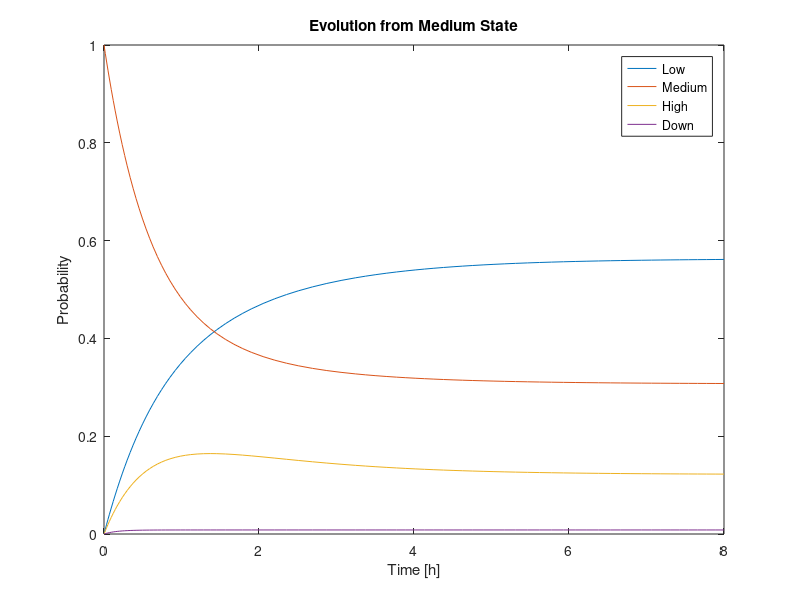
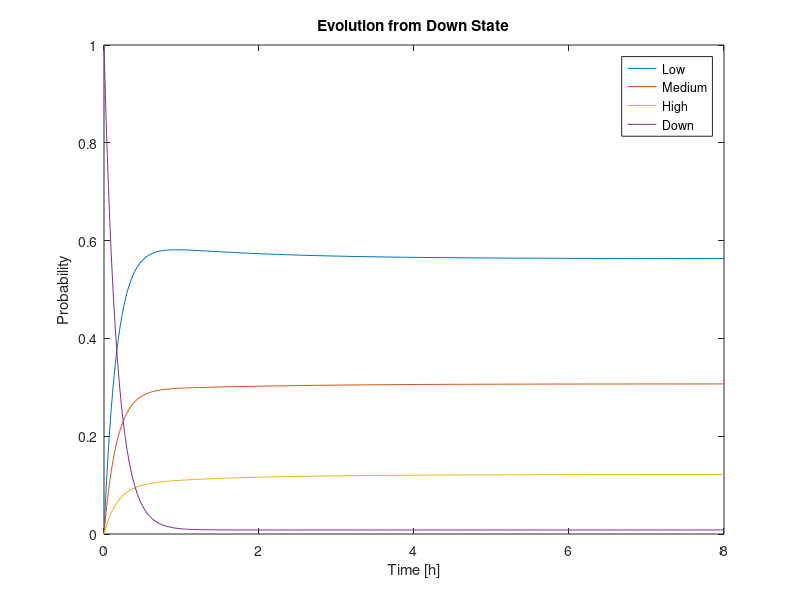

Source code (MATLAB) for these figures, in order:
clear all;
close all;
clc;

l_to_m = 0.33;
m_to_l = 0.6;
m_to_h = 0.4;
h_to_m = 1;
all_to_down = 0.05;

d_to_l = 0.6 * 6;
d_to_m = 0.3 * 6;
d_to_h = 0.1 * 6;

Q = [-l_to_m-all_to_down,  l_to_m  ,  0  ,  all_to_down;
        m_to_l ,-m_to_l-m_to_h-all_to_down,   m_to_h , all_to_down;
        0 ,   h_to_m  ,-h_to_m-all_to_down, all_to_down;
         d_to_l , d_to_m  , d_to_h  ,-d_to_l-d_to_m-d_to_h];

% Start from Medium State
p0 = [0, 1, 0, 0];

[t, Sol] = ode45(@(t,x) Q'*x, [0 8], p0');

figure('Name', 'Evolution from Medium State', 'NumberTitle', 'off');
plot(t, Sol, "-");
title('Evolution from Medium State')
xlabel('Time [h]');
ylabel('Probability')
legend("Low","Medium","High","Down")

% Start from Down State
p0 = [0, 0, 0, 1];

[t, Sol] = ode45(@(t,x) Q'*x, [0 8], p0');

figure('Name', 'Evolution from Down State', 'NumberTitle', 'off');
plot(t, Sol, "-");
title('Evolution from Down State')
xlabel('Time [h]');
ylabel('Probability')
legend("Low","Medium","High","Down")